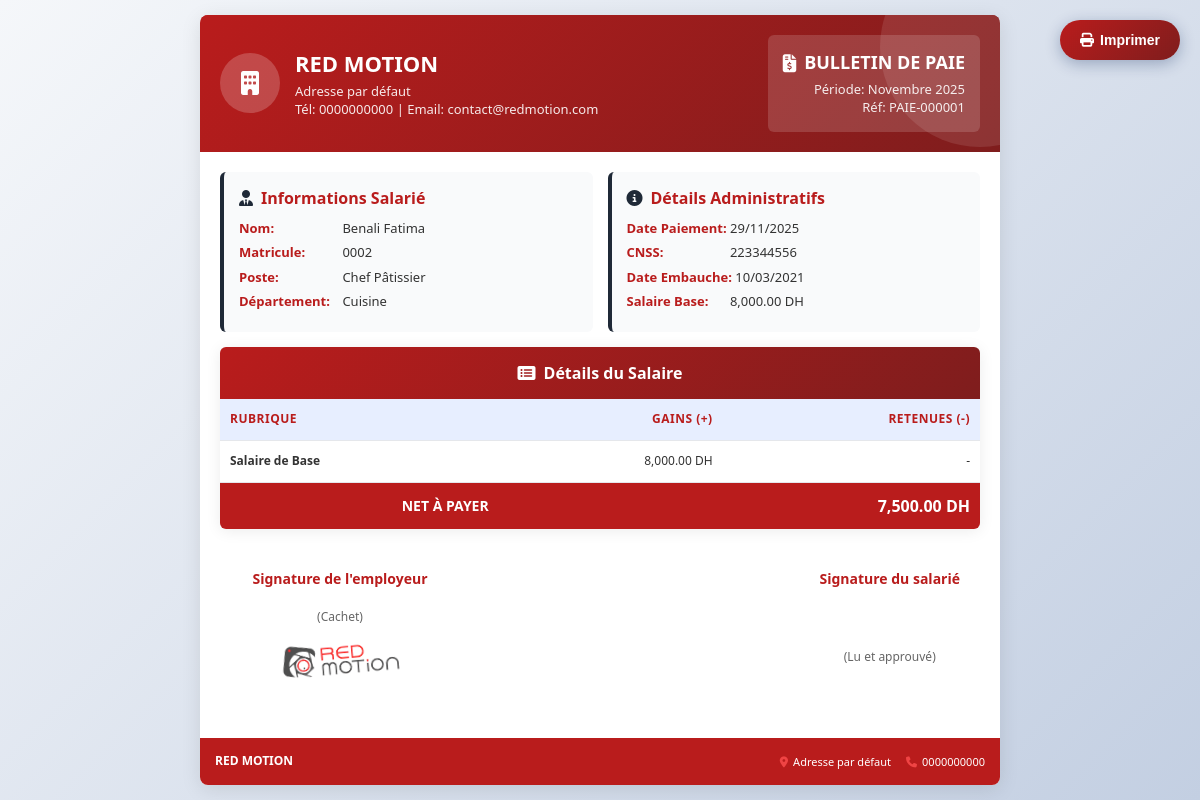
/vue/imprimer_bulletin.php?id=1, run on the app's committed database.
### tables this page shows
CREATE TABLE `societe_info` (
  `id` int NOT NULL,
  `nom` varchar(255) NOT NULL,
  `adresse` text,
  `telephone` varchar(50) DEFAULT NULL,
  `email` varchar(100) DEFAULT NULL,
  `rc` varchar(100) DEFAULT NULL,
  `nif` varchar(100) DEFAULT NULL,
  `nis` varchar(100) DEFAULT NULL,
  `art` varchar(100) DEFAULT NULL,
  `cnss` varchar(100) DEFAULT NULL,
  `if_fiscal` varchar(100) DEFAULT NULL,
  `ice` varchar(100) DEFAULT NULL,
  `logo_path` varchar(255) DEFAULT NULL,
  `cachet_path` varchar(255) DEFAULT NULL,
  `jours_conge_annuel` int DEFAULT '18',
  `weekend_days` varchar(50) DEFAULT '0'
);

CREATE TABLE `paiements_salaire` (
  `id` int NOT NULL,
  `id_employe` int NOT NULL,
  `mois` int NOT NULL,
  `annee` int NOT NULL,
  `salaire_base` decimal(10,2) NOT NULL,
  `total_primes` decimal(10,2) DEFAULT '0.00',
  `total_deductions` decimal(10,2) DEFAULT '0.00',
  `salaire_net` decimal(10,2) NOT NULL,
  `date_paiement` datetime DEFAULT CURRENT_TIMESTAMP,
  `statut` varchar(50) DEFAULT 'Payé'
);

CREATE TABLE `employes` (
  `id` int NOT NULL,
  `nom` varchar(100) NOT NULL,
  `prenom` varchar(100) NOT NULL,
  `email` varchar(150) DEFAULT NULL,
  `telephone` varchar(20) DEFAULT NULL,
  `date_naissance` date DEFAULT NULL,
  `date_embauche` date DEFAULT NULL,
  `salaire` decimal(10,2) DEFAULT NULL,
  `id_poste` int DEFAULT NULL,
  `statut` enum('Actif','Congé','Terminé') DEFAULT 'Actif',
  `photo` varchar(255) DEFAULT NULL,
  `adresse` text,
  `cin` varchar(20) DEFAULT NULL,
  `cnss` varchar(50) DEFAULT NULL,
  `date_creation` datetime DEFAULT CURRENT_TIMESTAMP,
  `situation_familiale` varchar(50) DEFAULT NULL,
  `nombre_enfants` int DEFAULT '0',
  `type_contrat` varchar(50) DEFAULT NULL,
  `rib` varchar(50) DEFAULT NULL,
  `solde_conge` float DEFAULT '18'
);

CREATE TABLE `postes` (
  `id` int NOT NULL,
  `titre` varchar(100) NOT NULL,
  `id_departement` int DEFAULT NULL,
  `description` text,
  `date_creation` datetime DEFAULT CURRENT_TIMESTAMP,
  `parent_id` int DEFAULT NULL
);

CREATE TABLE `departements` (
  `id` int NOT NULL,
  `nom` varchar(100) NOT NULL,
  `description` text,
  `date_creation` datetime DEFAULT CURRENT_TIMESTAMP
);

### model/payroll_functions.php (called while the page is built, shortened)
<?php
function getPrimes($id_employe, $mois, $annee) {
    global $connexion;
    $sql = "SELECT * FROM primes WHERE id_employe = ? AND MONTH(date_prime) = ? AND YEAR(date_prime) = ?";
    $req = $connexion->prepare($sql);
    $req->execute([$id_employe, $mois, $annee]);
    return $req->fetchAll(PDO::FETCH_ASSOC);
}
function getDeductions($id_employe, $mois, $annee) {
    global $connexion;
    $sql = "SELECT * FROM deductions WHERE id_employe = ? AND MONTH(date_deduction) = ? AND YEAR(date_deduction) = ?";
    $req = $connexion->prepare($sql);
    $req->execute([$id_employe, $mois, $annee]);
    return $req->fetchAll(PDO::FETCH_ASSOC);
}
function getPaiementById($id) {
    global $connexion;
    $sql = "SELECT p.*, e.nom, e.prenom, e.email, e.cnss, e.date_embauche, e.salaire as salaire_contractuel,
                   po.titre as poste, d.nom as departement
            FROM paiements_salaire p
            JOIN employes e ON p.id_employe = e.id
            LEFT JOIN postes po ON e.id_poste = po.id
            LEFT JOIN departements d ON po.id_departement = d.id
            WHERE p.id = ?";
    $req = $connexion->prepare($sql);
    $req->execute([$id]);
    $paiement = $req->fetch(PDO::FETCH_ASSOC);
    if ($paiement) {
        $paiement['primes'] = getPrimes($paiement['id_employe'], $paiement['mois'], $paiement['annee']);
        $paiement['deductions'] = getDeductions($paiement['id_employe'], $paiement['mois'], $paiement['annee']);
    }
    return $paiement;
}
?>

### vue/imprimer_bulletin.php (the view, shortened to what this page needs)
<?php
include '../config/connexion.php';
include '../model/payroll_functions.php';
$id_paiement = isset($_GET['id']) ? $_GET['id'] : null;
$paiement = getPaiementById($id_paiement);
$stmt = $connexion->query("SELECT * FROM societe_info LIMIT 1");
$societe = $stmt->fetch(PDO::FETCH_ASSOC);
$mois_fr = [
    1 => 'Janvier', 2 => 'Février', 3 => 'Mars', 4 => 'Avril', 5 => 'Mai', 6 => 'Juin',
    7 => 'Juillet', 8 => 'Août', 9 => 'Septembre', 10 => 'Octobre', 11 => 'Novembre', 12 => 'Décembre'
];
$periode = $mois_fr[$paiement['mois']] . ' ' . $paiement['annee'];
$reference = 'PAIE-' . str_pad($paiement['id'], 6, '0', STR_PAD_LEFT);
?>
<!DOCTYPE html>
<html lang="fr">
<head>
    <link href="https://cdnjs.cloudflare.com/ajax/libs/font-awesome/6.4.0/css/all.min.css" rel="stylesheet">
</head>
<body>
    <button class="print-btn" onclick="window.print()">
        <i class="fas fa-print"></i> Imprimer
    </button>
    <div class="container">
        <div class="header">
            <div class="header-content">
                <div class="logo-section">
                    <div class="logo">
                        <?php if(!empty($societe['logo_path']) && file_exists(__DIR__ . '/../' . $societe['logo_path'])): ?>
                            <img src="../<?= $societe['logo_path'] ?>" alt="Logo">
                        <?php else: ?>
                            <i class="fas fa-building"></i>
                        <?php endif; ?>
                    </div>
                    <div class="company-info">
                        <h1><?= !empty($societe['nom']) ? htmlspecialchars($societe['nom']) : 'RED MOTION' ?></h1>
                        <p><?= !empty($societe['adresse']) ? htmlspecialchars($societe['adresse']) : 'Audio Visual et Production Videos' ?></p>
                        <p>Tél: <?= !empty($societe['telephone']) ? htmlspecialchars($societe['telephone']) : '' ?> | Email: <?= !empty($societe['email']) ? htmlspecialchars($societe['email']) : '' ?></p>
                    </div>
                </div>
                <div class="document-info">
                    <div class="document-number">
                        <i class="fas fa-file-invoice-dollar"></i>
                        BULLETIN DE PAIE
                    </div>
                    <div class="document-date">
                        Période: <?= $periode ?>
                    </div>
                    <div class="document-date">
                        Réf: <?= $reference ?>
                    </div>
                </div>
            </div>
        </div>
        <div class="content">
            <div class="client-sale-section">
                <div class="info-card">
                    <div class="card-title">
                        <i class="fas fa-user-tie"></i> Informations Salarié
                    </div>
                    <div class="info-list">
                        <div><strong>Nom:</strong> <?= $paiement['nom'] . ' ' . $paiement['prenom'] ?></div>
                        <div><strong>Matricule:</strong> <?= str_pad($paiement['id_employe'], 4, '0', STR_PAD_LEFT) ?></div>
                        <div><strong>Poste:</strong> <?= $paiement['poste'] ?></div>
                        <div><strong>Département:</strong> <?= $paiement['departement'] ?></div>
                    </div>
                </div>
                <div class="info-card">
                    <div class="card-title">
                        <i class="fas fa-info-circle"></i> Détails Administratifs
                    </div>
                    <div class="info-list">
                        <div><strong>Date Paiement:</strong> <?= date('d/m/Y', strtotime($paiement['date_paiement'])) ?></div>
                        <div><strong>CNSS:</strong> <?= $paiement['cnss'] ?? 'N/A' ?></div>
                        <div><strong>Date Embauche:</strong> <?= date('d/m/Y', strtotime($paiement['date_embauche'])) ?></div>
                        <div><strong>Salaire Base:</strong> <?= number_format($paiement['salaire_base'], 2) ?> DH</div>
                    </div>
                </div>
            </div>
            <div class="products-section">
                <div class="table-header">
                    <h3><i class="fas fa-list-alt"></i> Détails du Salaire</h3>
                </div>
                <table class="products-table">
                    <thead>
                        <tr>
                            <th>Rubrique</th>
                            <th style="text-align: right;">Gains (+)</th>
                            <th style="text-align: right;">Retenues (-)</th>
                        </tr>
                    </thead>
                    <tbody>
                        <tr>
                            <td><strong>Salaire de Base</strong></td>
                            <td style="text-align: right;"><?= number_format($paiement['salaire_base'], 2) ?> DH</td>
                            <td style="text-align: right;">-</td>
                        </tr>
                        <tr class="total-row">
                            <td style="text-align: right;">NET À PAYER</td>
                            <td colspan="2" style="text-align: right; font-size: 16px;"><?= number_format($paiement['salaire_net'], 2) ?> DH</td>
                        </tr>
                    </tbody>
                </table>
            </div>
            <div style="margin-top: 40px; display: flex; justify-content: space-between; padding: 0 20px;">
                <div style="text-align: center; width: 200px;">
                    <p style="font-weight: bold; color: var(--primary-color); margin-bottom: 20px;">Signature de l'employeur</p>
                    <p style="font-size: 12px; color: #666; margin-bottom: 10px;">(Cachet)</p>
                    <?php
                        $show_signature = !isset($_GET['signed']) || $_GET['signed'] == 1;
                        if (!empty($societe['cachet_path']) && $show_signature):
                             $cachetSrc = $societe['cachet_path'];
                    ?>
                        <img src="<?= $cachetSrc ?>" alt="Cachet" class="signature-img">
                    <?php endif; ?>
                </div>
                <div style="text-align: center;">
                    <p style="font-weight: bold; color: var(--primary-color); margin-bottom: 60px;">Signature du salarié</p>
                    <p style="font-size: 12px; color: #666;">(Lu et approuvé)</p>
                </div>
            </div>
        </div>
        <div class="footer">
            <div class="footer-left">
                <?= !empty($societe['nom']) ? htmlspecialchars($societe['nom']) : 'RED MOTION - Audio Visual et Production Videos' ?>
            </div>
            <div class="footer-right">
                <div class="footer-contact">
                    <i class="fas fa-map-marker-alt"></i> <?= !empty($societe['adresse']) ? substr(htmlspecialchars($societe['adresse']), 0, 30) : 'Casablanca' ?>
                </div>
                <div class="footer-contact">
                    <i class="fas fa-phone"></i> <?= !empty($societe['telephone']) ? htmlspecialchars($societe['telephone']) : '+212 6 61 55 33 94' ?>
                </div>
            </div>
        </div>
    </div>
</body>
</html>

### vue/imprimer_bulletin.php (style rules this page uses)
:root { --primary-color: #b91c1c; --secondary-color: #1f2937; --accent-color: #ef4444; --text-color: #333; --light-gray: #f9fafb; --border-color: #e5e7eb; --gradient: linear-gradient(135deg, #b91c1c 0%, #7f1d1d 100%); }
* { margin: 0; padding: 0; box-sizing: border-box; }
body { font-family: 'Segoe UI', Tahoma, Geneva, Verdana, sans-serif; background: linear-gradient(135deg, #f5f7fa 0%, #c3cfe2 100%); min-height: 100vh; padding: 15px; line-height: 1.4; color: var(--text-color); font-size: 14px; }
.container { max-width: 800px; margin: 0 auto; background: white; border-radius: 8px; box-shadow: 0 4px 20px rgba(0, 0, 0, 0.1); overflow: hidden; position: relative; min-height: calc(100vh - 30px); display: flex; flex-direction: column; }
.container::before { content: ''; position: absolute; top: 0; left: 0; width: 100%; height: 4px; background: var(--gradient); }
.print-btn { position: fixed; top: 20px; right: 20px; background: var(--gradient); color: white; border: none; padding: 12px 20px; border-radius: 25px; cursor: pointer; font-size: 14px; font-weight: 600; box-shadow: 0 4px 15px rgba(10, 37, 88, 0.3); z-index: 1000; display: flex; align-items: center; gap: 6px; }
.header { background: var(--gradient); color: white; padding: 20px; position: relative; overflow: hidden; }
.header::before { content: ''; position: absolute; top: -50%; right: -10%; width: 200px; height: 200px; background: rgba(255, 255, 255, 0.1); border-radius: 50%; }
.header-content { display: flex; justify-content: space-between; align-items: center; position: relative; z-index: 2; }
.logo-section { display: flex; align-items: center; gap: 15px; }
.logo { width: 60px; height: 60px; background: rgba(255, 255, 255, 0.2); border-radius: 50%; display: flex; align-items: center; justify-content: center; font-size: 24px; color: white; overflow: hidden; }
.company-info h1 { font-size: 22px; font-weight: 700; margin-bottom: 3px; }
.company-info p { font-size: 13px; opacity: 0.9; }
.document-info { text-align: right; background: rgba(255, 255, 255, 0.15); padding: 15px; border-radius: 6px; }
.document-number { font-size: 18px; font-weight: 700; margin-bottom: 5px; display: flex; align-items: center; justify-content: flex-end; gap: 8px; }
.document-date { font-size: 13px; opacity: 0.9; }
.content { padding: 20px; flex: 1; }
.client-sale-section { display: grid; grid-template-columns: 1fr 1fr; gap: 15px; margin-bottom: 15px; }
.info-card { background: var(--light-gray); border-radius: 6px; padding: 15px; border-left: 4px solid var(--secondary-color); }
.card-title { font-size: 16px; font-weight: 700; color: var(--primary-color); margin-bottom: 10px; display: flex; align-items: center; gap: 8px; }
.card-title i { color: var(--secondary-color); font-size: 16px; }
.info-list { font-size: 13px; line-height: 1.5; }
.info-list div { margin-bottom: 5px; }
.info-list strong { color: var(--primary-color); display: inline-block; min-width: 100px; }
.products-section { background: white; border-radius: 6px; overflow: hidden; box-shadow: 0 2px 15px rgba(0,0,0,0.08); margin-bottom: 15px; }
.table-header { background: var(--gradient); color: white; padding: 15px; text-align: center; }
.table-header h3 { font-size: 16px; font-weight: 700; display: flex; align-items: center; justify-content: center; gap: 8px; }
.products-table { width: 100%; border-collapse: collapse; }
.products-table th, .products-table td { padding: 12px 10px; text-align: left; border-bottom: 1px solid var(--border-color); font-size: 12px; }
.products-table th { background: #e7eeff; font-weight: 600; color: var(--primary-color); text-transform: uppercase; letter-spacing: 0.5px; }
.products-table th:last-child, .products-table td:last-child { text-align: right; }
.total-row { background: var(--primary-color) !important; color: white !important; font-weight: 700; }
.total-row td { border-bottom: none !important; font-size: 14px; }
.signature-img { max-width: 150px; max-height: 80px; display: block; margin: 10px auto; transform: rotate(-5deg); opacity: 0.9; mix-blend-mode: multiply; }
.footer { margin-top: auto; text-align: center; padding: 15px; background: var(--primary-color); color: white; font-size: 12px; display: flex; justify-content: space-between; align-items: center; }
.footer-left { font-weight: 700; }
.footer-right { display: flex; gap: 15px; font-size: 11px; }
.footer-contact { display: flex; align-items: center; gap: 5px; }
.footer-contact i { color: var(--accent-color); }

### data on the page
societe_info: nom "RED MOTION", adresse "Adresse par défaut", telephone "0000000000", email "contact@redmotion.com", cachet_path (picture)
paiements_salaire: periode "Novembre 2025", id "PAIE-000001", id_employe.nom "Benali", id_employe.prenom "Fatima", id_employe "0002", postes.titre "Chef Pâtissier", departements.nom "Cuisine", date_paiement "29/11/2025", id_employe.cnss "223344556", id_employe.date_embauche "10/03/2021", salaire_base "8,000.00", salaire_net "7,500.00"
